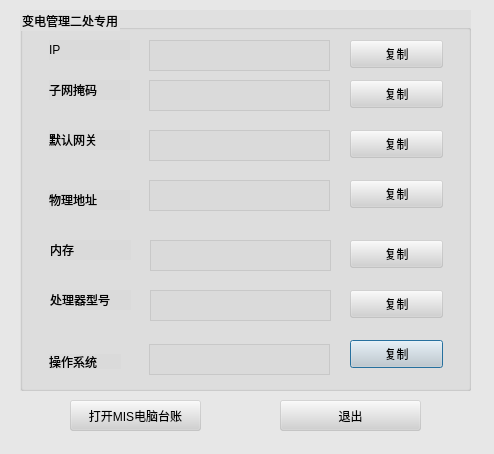
<?xml version="1.0" encoding="UTF-8"?>
<ui version="4.0">
 <class>Dialog</class>
 <widget class="QDialog" name="Dialog">
  <property name="geometry">
   <rect>
    <x>0</x>
    <y>0</y>
    <width>494</width>
    <height>454</height>
   </rect>
  </property>
  <property name="windowTitle">
   <string>Dialog</string>
  </property>
  <property name="styleSheet">
   <string notr="true">background-color: rgba(209, 209, 209, 80);</string>
  </property>
  <widget class="QTextEdit" name="textEdit_os">
   <property name="geometry">
    <rect>
     <x>149</x>
     <y>344</y>
     <width>181</width>
     <height>31</height>
    </rect>
   </property>
  </widget>
  <widget class="QLabel" name="label">
   <property name="geometry">
    <rect>
     <x>49</x>
     <y>354</y>
     <width>72</width>
     <height>15</height>
    </rect>
   </property>
   <property name="text">
    <string>操作系统</string>
   </property>
  </widget>
  <widget class="QLabel" name="label_2">
   <property name="geometry">
    <rect>
     <x>50</x>
     <y>290</y>
     <width>81</width>
     <height>20</height>
    </rect>
   </property>
   <property name="text">
    <string>处理器型号</string>
   </property>
  </widget>
  <widget class="QTextEdit" name="textEdit_cpu">
   <property name="geometry">
    <rect>
     <x>150</x>
     <y>290</y>
     <width>181</width>
     <height>31</height>
    </rect>
   </property>
  </widget>
  <widget class="QLabel" name="label_3">
   <property name="geometry">
    <rect>
     <x>50</x>
     <y>240</y>
     <width>81</width>
     <height>20</height>
    </rect>
   </property>
   <property name="text">
    <string>内存</string>
   </property>
  </widget>
  <widget class="QTextEdit" name="textEdit_mem">
   <property name="geometry">
    <rect>
     <x>150</x>
     <y>240</y>
     <width>181</width>
     <height>31</height>
    </rect>
   </property>
  </widget>
  <widget class="QLabel" name="label_4">
   <property name="geometry">
    <rect>
     <x>49</x>
     <y>40</y>
     <width>81</width>
     <height>20</height>
    </rect>
   </property>
   <property name="text">
    <string>IP</string>
   </property>
  </widget>
  <widget class="QTextEdit" name="textEdit_ip">
   <property name="geometry">
    <rect>
     <x>149</x>
     <y>40</y>
     <width>181</width>
     <height>31</height>
    </rect>
   </property>
   <property name="html">
    <string>&lt;!DOCTYPE HTML PUBLIC &quot;-//W3C//DTD HTML 4.0//EN&quot; &quot;http://www.w3.org/TR/REC-html40/strict.dtd&quot;&gt;
&lt;html&gt;&lt;head&gt;&lt;meta name=&quot;qrichtext&quot; content=&quot;1&quot; /&gt;&lt;style type=&quot;text/css&quot;&gt;
p, li { white-space: pre-wrap; }
&lt;/style&gt;&lt;/head&gt;&lt;body style=&quot; font-family:'SimSun'; font-size:9pt; font-weight:400; font-style:normal;&quot;&gt;
&lt;p align=&quot;center&quot; style=&quot;-qt-paragraph-type:empty; margin-top:0px; margin-bottom:0px; margin-left:0px; margin-right:0px; -qt-block-indent:0; text-indent:0px;&quot;&gt;&lt;br /&gt;&lt;/p&gt;&lt;/body&gt;&lt;/html&gt;</string>
   </property>
  </widget>
  <widget class="QTextEdit" name="textEdit_ym">
   <property name="geometry">
    <rect>
     <x>149</x>
     <y>80</y>
     <width>181</width>
     <height>31</height>
    </rect>
   </property>
  </widget>
  <widget class="QLabel" name="label_5">
   <property name="geometry">
    <rect>
     <x>49</x>
     <y>80</y>
     <width>81</width>
     <height>20</height>
    </rect>
   </property>
   <property name="text">
    <string>子网掩码</string>
   </property>
  </widget>
  <widget class="QLabel" name="label_6">
   <property name="geometry">
    <rect>
     <x>49</x>
     <y>130</y>
     <width>81</width>
     <height>20</height>
    </rect>
   </property>
   <property name="text">
    <string>默认网关</string>
   </property>
  </widget>
  <widget class="QTextEdit" name="textEdit_gate">
   <property name="geometry">
    <rect>
     <x>149</x>
     <y>130</y>
     <width>181</width>
     <height>31</height>
    </rect>
   </property>
  </widget>
  <widget class="QTextEdit" name="textEdit_mac">
   <property name="geometry">
    <rect>
     <x>149</x>
     <y>180</y>
     <width>181</width>
     <height>31</height>
    </rect>
   </property>
  </widget>
  <widget class="QLabel" name="label_7">
   <property name="geometry">
    <rect>
     <x>49</x>
     <y>190</y>
     <width>81</width>
     <height>20</height>
    </rect>
   </property>
   <property name="text">
    <string>物理地址</string>
   </property>
  </widget>
  <widget class="QPushButton" name="pushButton_7">
   <property name="geometry">
    <rect>
     <x>350</x>
     <y>340</y>
     <width>93</width>
     <height>28</height>
    </rect>
   </property>
   <property name="text">
    <string>复制</string>
   </property>
  </widget>
  <widget class="QPushButton" name="pushButton_6">
   <property name="geometry">
    <rect>
     <x>350</x>
     <y>290</y>
     <width>93</width>
     <height>28</height>
    </rect>
   </property>
   <property name="text">
    <string>复制</string>
   </property>
  </widget>
  <widget class="QPushButton" name="pushButton_5">
   <property name="geometry">
    <rect>
     <x>350</x>
     <y>240</y>
     <width>93</width>
     <height>28</height>
    </rect>
   </property>
   <property name="text">
    <string>复制</string>
   </property>
  </widget>
  <widget class="QPushButton" name="pushButton_1">
   <property name="geometry">
    <rect>
     <x>350</x>
     <y>40</y>
     <width>93</width>
     <height>28</height>
    </rect>
   </property>
   <property name="text">
    <string>复制</string>
   </property>
  </widget>
  <widget class="QPushButton" name="pushButton_3">
   <property name="geometry">
    <rect>
     <x>350</x>
     <y>130</y>
     <width>93</width>
     <height>28</height>
    </rect>
   </property>
   <property name="text">
    <string>复制</string>
   </property>
  </widget>
  <widget class="QPushButton" name="pushButton_4">
   <property name="geometry">
    <rect>
     <x>350</x>
     <y>180</y>
     <width>93</width>
     <height>28</height>
    </rect>
   </property>
   <property name="text">
    <string>复制</string>
   </property>
  </widget>
  <widget class="QPushButton" name="pushButton_copall">
   <property name="geometry">
    <rect>
     <x>70</x>
     <y>400</y>
     <width>131</width>
     <height>31</height>
    </rect>
   </property>
   <property name="text">
    <string>打开MIS电脑台账</string>
   </property>
  </widget>
  <widget class="QPushButton" name="pushButton_quit">
   <property name="geometry">
    <rect>
     <x>280</x>
     <y>400</y>
     <width>141</width>
     <height>31</height>
    </rect>
   </property>
   <property name="text">
    <string>退出</string>
   </property>
  </widget>
  <widget class="QGroupBox" name="groupBox">
   <property name="geometry">
    <rect>
     <x>20</x>
     <y>10</y>
     <width>451</width>
     <height>381</height>
    </rect>
   </property>
   <property name="title">
    <string>变电管理二处专用</string>
   </property>
   <widget class="QPushButton" name="pushButton_2">
    <property name="geometry">
     <rect>
      <x>330</x>
      <y>70</y>
      <width>93</width>
      <height>28</height>
     </rect>
    </property>
    <property name="text">
     <string>复制</string>
    </property>
   </widget>
  </widget>
  <zorder>groupBox</zorder>
  <zorder>textEdit_os</zorder>
  <zorder>label</zorder>
  <zorder>label_2</zorder>
  <zorder>textEdit_cpu</zorder>
  <zorder>label_3</zorder>
  <zorder>textEdit_mem</zorder>
  <zorder>label_4</zorder>
  <zorder>textEdit_ip</zorder>
  <zorder>textEdit_ym</zorder>
  <zorder>label_5</zorder>
  <zorder>label_6</zorder>
  <zorder>textEdit_gate</zorder>
  <zorder>textEdit_mac</zorder>
  <zorder>label_7</zorder>
  <zorder>pushButton_7</zorder>
  <zorder>pushButton_6</zorder>
  <zorder>pushButton_5</zorder>
  <zorder>pushButton_1</zorder>
  <zorder>pushButton_3</zorder>
  <zorder>pushButton_4</zorder>
  <zorder>pushButton_copall</zorder>
  <zorder>pushButton_quit</zorder>
 </widget>
 <layoutdefault spacing="6" margin="11"/>
 <resources/>
 <connections>
  <connection>
   <sender>pushButton_quit</sender>
   <signal>clicked()</signal>
   <receiver>Dialog</receiver>
   <slot>close()</slot>
   <hints>
    <hint type="sourcelabel">
     <x>316</x>
     <y>413</y>
    </hint>
    <hint type="destinationlabel">
     <x>249</x>
     <y>225</y>
    </hint>
   </hints>
  </connection>
  <connection>
   <sender>pushButton_1</sender>
   <signal>clicked()</signal>
   <receiver>textEdit_ip</receiver>
   <slot>selectAll()</slot>
   <hints>
    <hint type="sourcelabel">
     <x>396</x>
     <y>53</y>
    </hint>
    <hint type="destinationlabel">
     <x>239</x>
     <y>55</y>
    </hint>
   </hints>
  </connection>
  <connection>
   <sender>pushButton_1</sender>
   <signal>clicked()</signal>
   <receiver>textEdit_ip</receiver>
   <slot>copy()</slot>
   <hints>
    <hint type="sourcelabel">
     <x>396</x>
     <y>53</y>
    </hint>
    <hint type="destinationlabel">
     <x>239</x>
     <y>55</y>
    </hint>
   </hints>
  </connection>
  <connection>
   <sender>pushButton_2</sender>
   <signal>clicked()</signal>
   <receiver>textEdit_ym</receiver>
   <slot>selectAll()</slot>
   <hints>
    <hint type="sourcelabel">
     <x>396</x>
     <y>93</y>
    </hint>
    <hint type="destinationlabel">
     <x>239</x>
     <y>95</y>
    </hint>
   </hints>
  </connection>
  <connection>
   <sender>pushButton_2</sender>
   <signal>clicked()</signal>
   <receiver>textEdit_ym</receiver>
   <slot>copy()</slot>
   <hints>
    <hint type="sourcelabel">
     <x>396</x>
     <y>93</y>
    </hint>
    <hint type="destinationlabel">
     <x>239</x>
     <y>95</y>
    </hint>
   </hints>
  </connection>
  <connection>
   <sender>pushButton_3</sender>
   <signal>clicked()</signal>
   <receiver>textEdit_gate</receiver>
   <slot>selectAll()</slot>
   <hints>
    <hint type="sourcelabel">
     <x>396</x>
     <y>143</y>
    </hint>
    <hint type="destinationlabel">
     <x>239</x>
     <y>145</y>
    </hint>
   </hints>
  </connection>
  <connection>
   <sender>pushButton_3</sender>
   <signal>clicked()</signal>
   <receiver>textEdit_gate</receiver>
   <slot>copy()</slot>
   <hints>
    <hint type="sourcelabel">
     <x>396</x>
     <y>143</y>
    </hint>
    <hint type="destinationlabel">
     <x>239</x>
     <y>145</y>
    </hint>
   </hints>
  </connection>
  <connection>
   <sender>pushButton_4</sender>
   <signal>clicked()</signal>
   <receiver>textEdit_mac</receiver>
   <slot>selectAll()</slot>
   <hints>
    <hint type="sourcelabel">
     <x>396</x>
     <y>193</y>
    </hint>
    <hint type="destinationlabel">
     <x>239</x>
     <y>195</y>
    </hint>
   </hints>
  </connection>
  <connection>
   <sender>pushButton_4</sender>
   <signal>clicked()</signal>
   <receiver>textEdit_mac</receiver>
   <slot>copy()</slot>
   <hints>
    <hint type="sourcelabel">
     <x>396</x>
     <y>193</y>
    </hint>
    <hint type="destinationlabel">
     <x>239</x>
     <y>195</y>
    </hint>
   </hints>
  </connection>
  <connection>
   <sender>pushButton_5</sender>
   <signal>clicked()</signal>
   <receiver>textEdit_mem</receiver>
   <slot>selectAll()</slot>
   <hints>
    <hint type="sourcelabel">
     <x>396</x>
     <y>253</y>
    </hint>
    <hint type="destinationlabel">
     <x>240</x>
     <y>255</y>
    </hint>
   </hints>
  </connection>
  <connection>
   <sender>pushButton_5</sender>
   <signal>clicked()</signal>
   <receiver>textEdit_mem</receiver>
   <slot>copy()</slot>
   <hints>
    <hint type="sourcelabel">
     <x>396</x>
     <y>253</y>
    </hint>
    <hint type="destinationlabel">
     <x>240</x>
     <y>255</y>
    </hint>
   </hints>
  </connection>
  <connection>
   <sender>pushButton_6</sender>
   <signal>clicked()</signal>
   <receiver>textEdit_cpu</receiver>
   <slot>selectAll()</slot>
   <hints>
    <hint type="sourcelabel">
     <x>396</x>
     <y>303</y>
    </hint>
    <hint type="destinationlabel">
     <x>240</x>
     <y>305</y>
    </hint>
   </hints>
  </connection>
  <connection>
   <sender>pushButton_6</sender>
   <signal>clicked()</signal>
   <receiver>textEdit_cpu</receiver>
   <slot>copy()</slot>
   <hints>
    <hint type="sourcelabel">
     <x>396</x>
     <y>303</y>
    </hint>
    <hint type="destinationlabel">
     <x>240</x>
     <y>305</y>
    </hint>
   </hints>
  </connection>
  <connection>
   <sender>pushButton_7</sender>
   <signal>clicked()</signal>
   <receiver>textEdit_os</receiver>
   <slot>selectAll()</slot>
   <hints>
    <hint type="sourcelabel">
     <x>396</x>
     <y>353</y>
    </hint>
    <hint type="destinationlabel">
     <x>239</x>
     <y>359</y>
    </hint>
   </hints>
  </connection>
  <connection>
   <sender>pushButton_7</sender>
   <signal>clicked()</signal>
   <receiver>textEdit_os</receiver>
   <slot>copy()</slot>
   <hints>
    <hint type="sourcelabel">
     <x>396</x>
     <y>353</y>
    </hint>
    <hint type="destinationlabel">
     <x>239</x>
     <y>359</y>
    </hint>
   </hints>
  </connection>
 </connections>
</ui>
